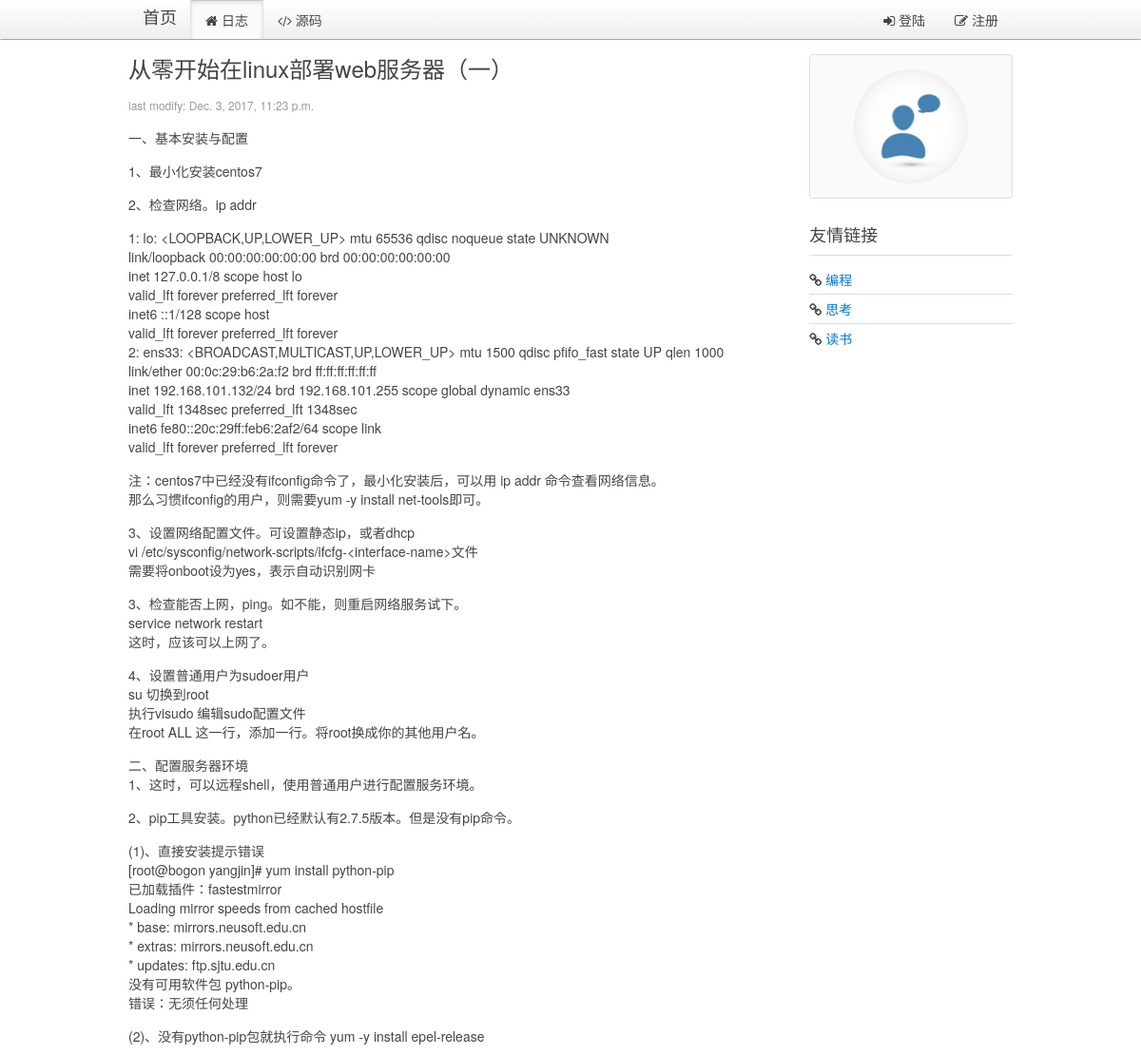
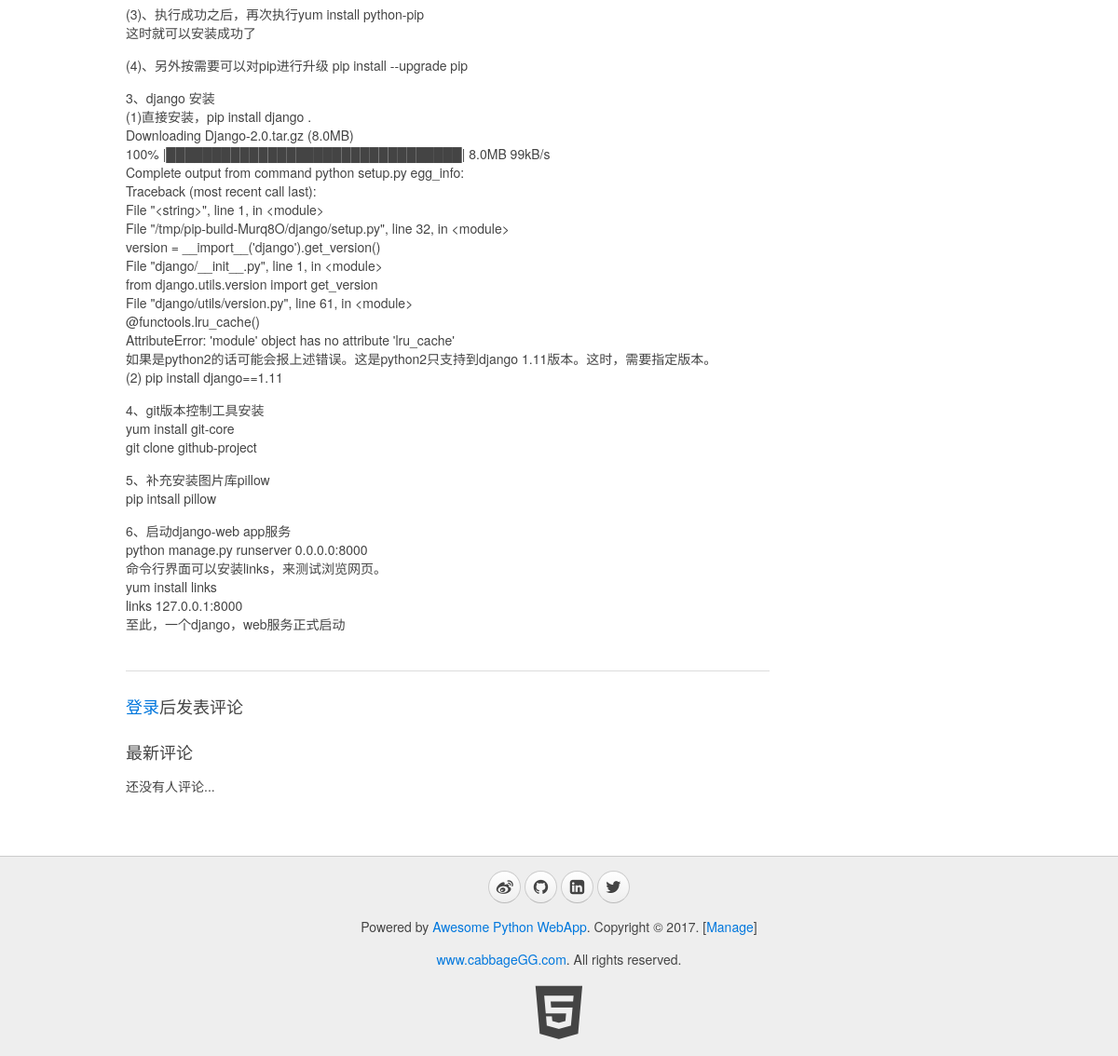
Screenshot of /blog/page/1/ with the database file from the repository (2 pictures, top to bottom).
### blog/models.py (models this page shows, shortened)
class Blog(models.Model):
    title = models.CharField(max_length=32, default="Title")
    content = models.TextField(null=True)
    summary = models.TextField(null=True)
    create_time = models.DateTimeField(null=True)

### blog/views.py (the view)
# urls.py: url(r'^page/(?P<blog_id>\d+)/$', views.show_blog, name="show_blog"),
def show_blog(request, blog_id):
    userinfo = ""
    account = request.COOKIES.get("account","")
    if account:
        userinfo = models.User.objects.filter(account=account)[0]
    blog = models.Blog.objects.get(id=blog_id)
    comments = models.Comments.objects.filter(blog_id=blog_id, comment_id=0)
    return render(request, "blog/blog.html", {"blog": blog, "comments":comments, "userinfo":userinfo})

### blog/templates/blog/blog.html (shortened to what this page needs)
{% extends '__base__.html' %}
{% load myfilter %}
{% block content %}
    <div class="uk-width-medium-3-4">
        <article class="uk-article">
            <h2>{{ blog.title }}</h2>
            <p class="uk-article-meta">last modify: {{ blog.create_time }}</p>
            <p>{{ blog.content | linebreaks }}</p>
        </article>
        <hr class="uk-article-divider">
    {% if userinfo %}
        <h3>发表评论</h3>
        <article class="uk-comment">
            <header class="uk-comment-header">
                <img class="uk-comment-avatar uk-border-circle" width="50" height="50" src="{% if userinfo.image %}{{ userinfo.image.url }} {% else %} /media/img/default.jpg {% endif %}">
                <h4 class="uk-comment-title">{{ userinfo.name | default:'游客' }}</h4>
            </header>
            <div class="uk-comment-body">
                <form id="form-comment" class="uk-form" action="{% url 'blog:comment' blog.id %}" method="post">
                    {% csrf_token %}
                    <input type="hidden" name="blog_id" value="{{ blog.id }}">
                    <input type="hidden" name="comment_id" value="{{ comment.id | default:'0' }}">
                    <input type="hidden" name="user_name" value="{{ userinfo.name | default:'游客' }}">
                    <input type="hidden" name="user_img" value="{{ userinfo.image | default:"img/default.jpg" }}">
                    <div class="uk-alert uk-alert-danger uk-hidden"></div>
                    <div class="uk-form-row">
                        <textarea name="content" rows="6" placeholder="说点什么吧" style="width:100%;resize:none;"></textarea>
                    </div>
                    <div class="uk-form-row">
                        <input type="submit" class="uk-button uk-button-primary" value="发表评论">
                    </div>
                </form>
            </div>
        </article>
        <hr class="uk-article-divider">
    {% else %}
        <h3><a href="{% url 'blog:signin' %}">登录</a>后发表评论</h3>
    {% endif %}
        <h3>最新评论</h3>
        <ul class="uk-comment-list">
            {% if comments %}
            {% for comment in comments %}
            <li>
                <article class="uk-comment">
                    <header class="uk-comment-header">
                        <img class="uk-comment-avatar uk-border-circle" width="50" height="50" src="{% if comment.userimage %}{{ comment.userimage.url }} {% else %} /media/img/default.jpg {% endif %}">
                        <h4 class="uk-comment-title">{{ comment.username }} {% if comment.username == "cabbageGG" %}(作者){% endif %}</h4>
                        <p class="uk-comment-meta">{{ comment.create_time }}</p>
                    </header>
                    <div class="uk-comment-body">
                        <p>{{ comment.content | linebreaksbr }}</p>
                    </div>
                </article>
            </li>
            {% endfor %}
            {% else %}
            <p>还没有人评论...</p>
            {% endif %}
        </ul>
    </div>
    <div class="uk-width-medium-1-4">
        <div class="uk-panel uk-panel-box">
            <div class="uk-text-center">
                <img class="uk-border-circle" width="120" height="120" src="{% if userinfo.image %}{{ userinfo.image.url }} {% else %} /media/img/default.jpg {% endif %}">
            </div>
        </div>
        <div class="uk-panel uk-panel-header">
            <h3 class="uk-panel-title">友情链接</h3>
            <ul class="uk-list uk-list-line">
                <li><i class="uk-icon-link"></i> <a href="https://github.com/cabbageGG">编程</a></li>
                <li><i class="uk-icon-link"></i> <a href="https://github.com/cabbageGG">思考</a></li>
                <li><i class="uk-icon-link"></i> <a href="http://blog.jobbole.com/all-posts/">读书</a></li>
            </ul>
        </div>
    </div>
{% endblock %}

### rows the page displays
Blog: title "从零开始在linux部署web服务器（一）", create_time "Dec. 3, 2017, 11:23 p.m.", content "一、基本安装与配置 1、最小化安装centos7 2、检查网络。ip addr 1: lo: <LOOPBACK,UP,LOWER_UP> mtu 65536 qdisc noqueue state UNKNOWN link/loopback 00:00:00:00:00:00 brd 00:00:00:00:00:00 inet 127.0.0.1/8 scope host lo valid_lft forever preferred_lft forever inet6 ::1/128 scope host valid_lft forever preferred_lft forever 2: ens33: <BROADCAST,MULTICAST,UP,LOWER_UP> mtu 1500 qdisc pfifo_fast state UP qlen 1000 link/ether 00:0c:29:b6:2a:f2 brd ff:ff:ff:ff:ff:ff inet 192.168.101.132/24 brd 192.168.101.255 scope global dynamic ens33 valid_lft 1348sec preferred_lft 1348sec inet6 fe80::20c:29ff:feb6:2af2/64 scope link valid_lft forever preferred_lft forever 注：centos7中已经没有ifconfig命令了，最小化安装后，可以用 ip addr 命令查看网络信息。…"
